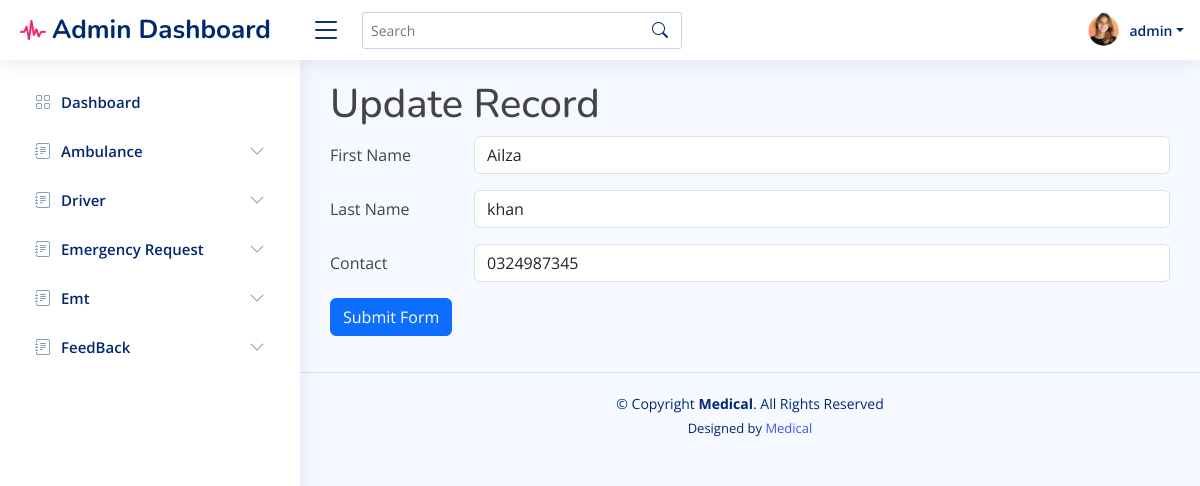
Screenshot of /rapid_rescue/admin/update_driver.php?id=2 (signed in) with the database file from the repository.
### tables this page shows
CREATE TABLE `drivers` (
  `driver_id` int(11) NOT NULL,
  `first_name` varchar(50) NOT NULL,
  `last_name` varchar(50) NOT NULL,
  `phonenumber` varchar(15) NOT NULL,
  `STATUS` varchar(10) DEFAULT 'Active'
);

### rapid_rescue/admin/update_driver.php (the view, shortened to what this page needs)
<?php include "header.php"; ?>
<?php
include "config.php";
$id = $_GET['id'];
$sel = "SELECT * FROM drivers WHERE driver_id = '$id'";
$res = mysqli_query($conn, $sel);
?>
<h1>Update Record</h1>
<form action="function.php" method="post">
  <?php
  while ($data = mysqli_fetch_assoc($res)) {
  ?>
    <div class="row mb-3">
      <label for="inputText" class="col-sm-2 col-form-label">First Name</label>
      <div class="col-sm-10">
        <input type="text" name="fname" class="form-control" value="<?php echo $data['first_name'] ?>">
      </div>
    </div>
    <div class="row mb-3">
      <label for="inputText" class="col-sm-2 col-form-label">Last Name</label>
      <div class="col-sm-10">
        <input type="text" name="lname" class="form-control" value="<?php echo $data['last_name'] ?>">
      </div>
    </div>
    <div class="row mb-3">
      <label for="inputNumber" class="col-sm-2 col-form-label">Contact</label>
      <div class="col-sm-10">
        <input type="number" name="phone" class="form-control" value="<?php echo $data['phonenumber'] ?>">
      </div>
    </div>
    <div class="row mb-3">
      <div class="col-sm-10">
        <button type="submit" name="up_driver" class="btn btn-primary">Submit Form</button>
      </div>
    </div>
  <?php
  }
  ?>
</form>
<?php include "footer.php"; ?>

### rapid_rescue/admin/assets/css/style.css (style rules this page uses)
:root { scroll-behavior: smooth; }
body { font-family: "Open Sans", sans-serif; background: #f6f9ff; color: #444444; }
h1, h2, h3, h4, h5, h6 { font-family: "Nunito", sans-serif; }

### rows the page displays
drivers: fname "Ailza", lname "khan", phone "0324987345"

### other values shown
$_SESSION['username'] "admin"
